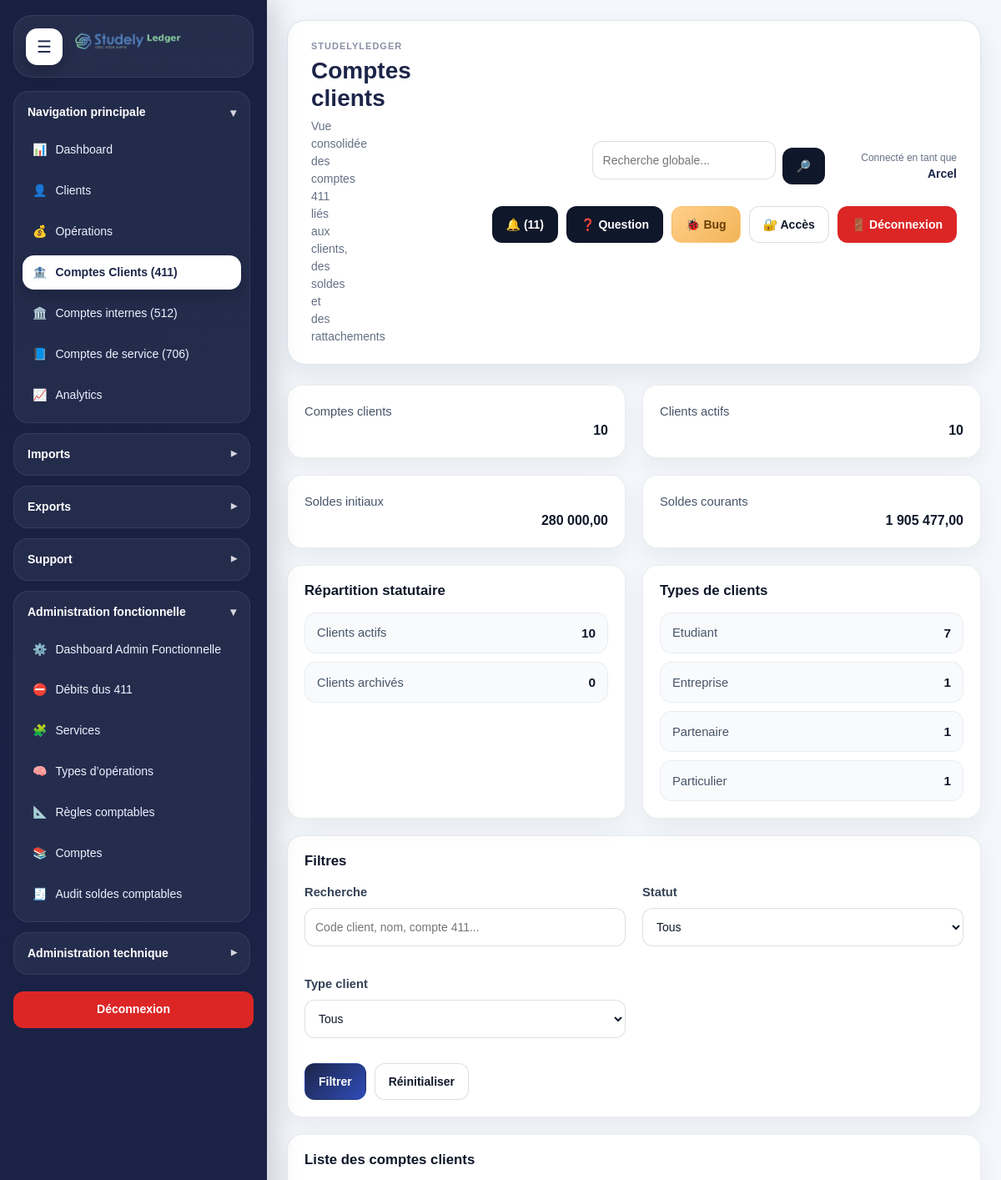
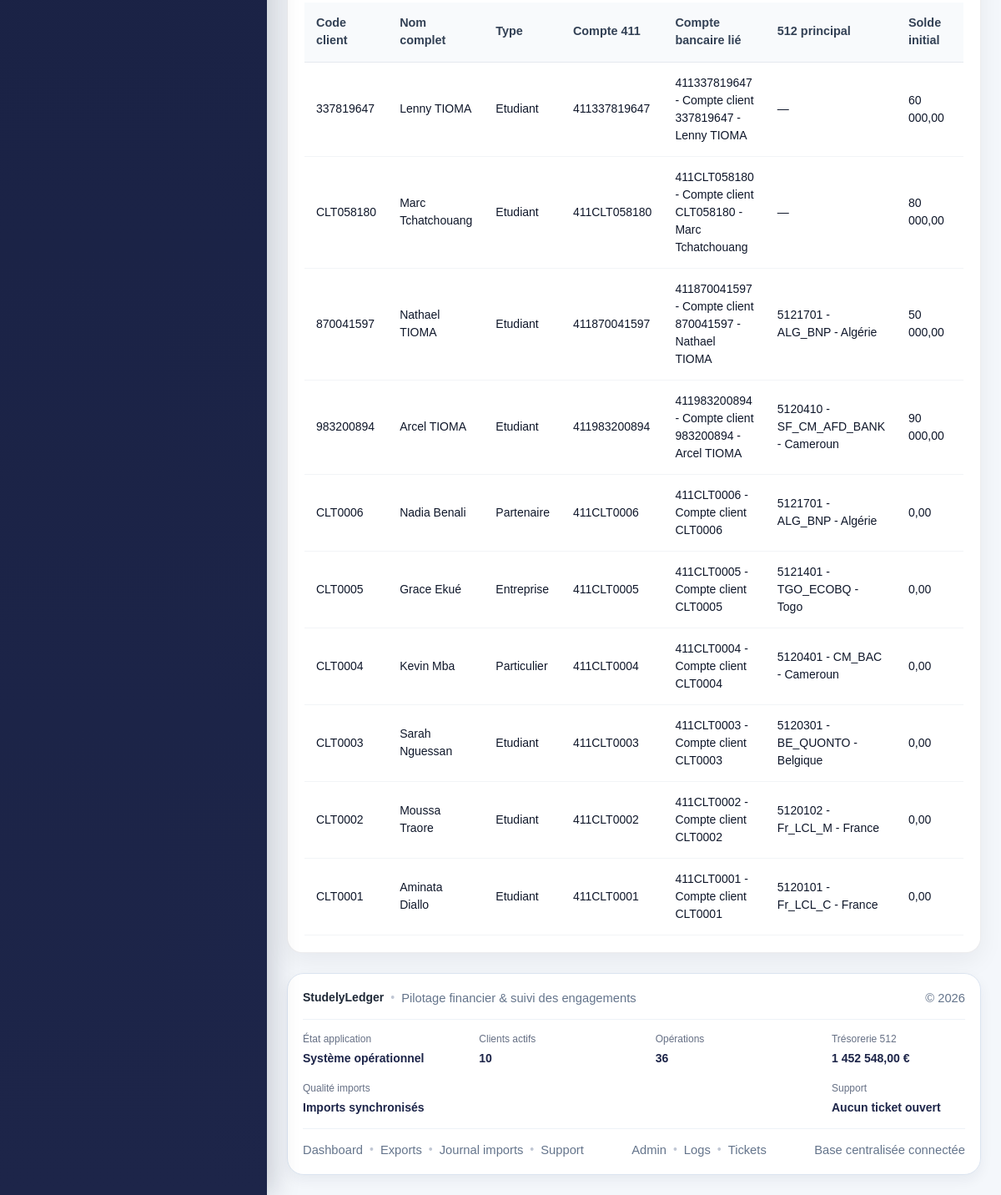
Page /modules/clients/client_accounts.php (signed in) on the committed database (2 pictures, top to bottom).
### tables this page shows
CREATE TABLE `clients` (
  `id` int(11) NOT NULL,
  `client_code` varchar(20) NOT NULL,
  `first_name` varchar(150) NOT NULL,
  `last_name` varchar(150) NOT NULL,
  `full_name` varchar(255) NOT NULL,
  `email` varchar(255) DEFAULT NULL,
  `phone` varchar(100) DEFAULT NULL,
  `postal_address` varchar(255) DEFAULT NULL,
  `passport_number` varchar(100) DEFAULT NULL,
  `passport_issue_country` varchar(150) DEFAULT NULL,
  `passport_issue_date` date DEFAULT NULL,
  `passport_expiry_date` date DEFAULT NULL,
  `country_origin` varchar(150) DEFAULT NULL,
  `country_destination` varchar(150) DEFAULT NULL,
  `country_commercial` varchar(150) DEFAULT NULL,
  `client_type` varchar(150) DEFAULT NULL,
  `client_status` varchar(150) DEFAULT NULL,
  `status_id` int(11) DEFAULT NULL,
  `category_id` int(11) DEFAULT NULL,
  `currency` varchar(10) NOT NULL DEFAULT 'EUR',
  `generated_client_account` varchar(50) NOT NULL,
  `initial_treasury_account_id` int(11) DEFAULT NULL,
  `monthly_amount` decimal(15,2) NOT NULL DEFAULT 0.00,
  `monthly_treasury_account_id` int(11) DEFAULT NULL,
  `monthly_day` tinyint(2) NOT NULL DEFAULT 26,
  `monthly_enabled` tinyint(1) NOT NULL DEFAULT 0,
  `monthly_last_generated_at` datetime DEFAULT NULL,
  `is_active` tinyint(1) NOT NULL DEFAULT 1,
  `created_at` datetime NOT NULL DEFAULT current_timestamp(),
  `updated_at` datetime DEFAULT NULL
);

CREATE TABLE `treasury_accounts` (
  `id` int(11) NOT NULL,
  `account_code` varchar(50) NOT NULL,
  `account_label` varchar(255) NOT NULL,
  `bank_name` varchar(255) DEFAULT NULL,
  `subsidiary_name` varchar(255) DEFAULT NULL,
  `zone_code` varchar(100) DEFAULT NULL,
  `country_label` varchar(150) DEFAULT NULL,
  `country_type` varchar(150) DEFAULT NULL,
  `payment_place` varchar(150) DEFAULT NULL,
  `currency_code` varchar(10) NOT NULL DEFAULT 'EUR',
  `opening_balance` decimal(15,2) NOT NULL DEFAULT 0.00,
  `current_balance` decimal(15,2) NOT NULL DEFAULT 0.00,
  `is_active` tinyint(1) NOT NULL DEFAULT 1,
  `created_at` datetime NOT NULL DEFAULT current_timestamp(),
  `updated_at` datetime DEFAULT NULL
);

### includes/admin_functions.php (called while the page is built, shortened)
<?php
if (!function_exists('e')) {
    function e(?string $value): string
    {
        return htmlspecialchars((string)($value ?? ''), ENT_QUOTES, 'UTF-8');
    }
}
        ?>

### modules/clients/client_accounts.php (the view, shortened to what this page needs)
<?php
$pdo = getPDO();
require_once __DIR__ . '/../../includes/admin_functions.php';
$search = trim((string)($_GET['search'] ?? ''));
$stats = [
    'total_accounts' => 0,
    'active_clients' => 0,
    'inactive_clients' => 0,
    'total_initial_balance' => 0,
    'total_current_balance' => 0,
];
$typeStats = [];
$baseSql = "
    FROM clients c
    LEFT JOIN (
        SELECT
            cba.client_id,
            ba.id AS bank_account_id,
            ba.account_number,
            ba.account_name,
            COALESCE(ba.initial_balance, 0) AS initial_balance,
            COALESCE(ba.balance, 0) AS balance,
            COALESCE(ba.is_active, 1) AS bank_is_active
        FROM client_bank_accounts cba
        INNER JOIN bank_accounts ba ON ba.id = cba.bank_account_id
        INNER JOIN (
            SELECT client_id, MIN(id) AS first_link_id
            FROM client_bank_accounts
            GROUP BY client_id
        ) x ON x.client_id = cba.client_id AND x.first_link_id = cba.id
    ) ba ON ba.client_id = c.id
    LEFT JOIN treasury_accounts ta ON ta.id = c.initial_treasury_account_id
";
$where = [];
$params = [];
$whereSql = $where ? (' WHERE ' . implode(' AND ', $where)) : '';
$statsSql = "
    SELECT
        COUNT(*) AS total_accounts,
        COALESCE(SUM(CASE WHEN COALESCE(c.is_active,1)=1 THEN 1 ELSE 0 END), 0) AS active_clients,
        COALESCE(SUM(CASE WHEN COALESCE(c.is_active,1)=0 THEN 1 ELSE 0 END), 0) AS inactive_clients,
        COALESCE(SUM(COALESCE(ba.initial_balance,0)), 0) AS total_initial_balance,
        COALESCE(SUM(COALESCE(ba.balance,0)), 0) AS total_current_balance
    {$baseSql}
";
$stmtStats = $pdo->prepare($statsSql);
$stmtStats->execute();
$statsRow = $stmtStats->fetch(PDO::FETCH_ASSOC);
if ($statsRow) {
    $stats = $statsRow;
}
if (tableExists($pdo, 'clients') && columnExists($pdo, 'clients', 'client_type')) {
    $stmtTypeStats = $pdo->query("
        SELECT
            COALESCE(client_type, 'Non renseigné') AS client_type,
            COUNT(*) AS total_count
        FROM clients
        GROUP BY client_type
        ORDER BY total_count DESC, client_type ASC
    ");
    $typeStats = $stmtTypeStats->fetchAll(PDO::FETCH_ASSOC) ?: [];
}
$listSql = "
    SELECT
        c.id AS client_id,
        c.client_code,
        c.full_name,
        c.first_name,
        c.last_name,
        c.client_type,
        c.generated_client_account,
        c.currency,
        c.is_active,
        c.monthly_amount,
        c.monthly_enabled,
        ba.bank_account_id,
        ba.account_number,
        ba.account_name,
        ba.initial_balance,
        ba.balance,
        ta.account_code AS treasury_account_code,
        ta.account_label AS treasury_account_label
    {$baseSql}
    {$whereSql}
    ORDER BY c.id DESC
";
$stmt = $pdo->prepare($listSql);
$stmt->execute($params);
$rows = $stmt->fetchAll(PDO::FETCH_ASSOC) ?: [];
require_once __DIR__ . '/../../includes/document_start.php';
?>
<div class="layout">
    <?php require_once __DIR__ . '/../../includes/sidebar.php'; ?>
    <div class="main">
        <?php require_once __DIR__ . '/../../includes/header.php'; ?>
        <div class="dashboard-grid-4" style="margin-bottom:20px;">
            <div class="card">
                <div class="metric-label">Comptes clients</div>
                <div class="metric-value"><?= (int)($stats['total_accounts'] ?? 0) ?></div>
            </div>
            <div class="card">
                <div class="metric-label">Clients actifs</div>
                <div class="metric-value"><?= (int)($stats['active_clients'] ?? 0) ?></div>
            </div>
            <div class="card">
                <div class="metric-label">Soldes initiaux</div>
                <div class="metric-value"><?= e(number_format((float)($stats['total_initial_balance'] ?? 0), 2, ',', ' ')) ?></div>
            </div>
            <div class="card">
                <div class="metric-label">Soldes courants</div>
                <div class="metric-value"><?= e(number_format((float)($stats['total_current_balance'] ?? 0), 2, ',', ' ')) ?></div>
            </div>
        </div>
        <div class="dashboard-grid-2" style="margin-bottom:20px;">
            <div class="card">
                <h3>Répartition statutaire</h3>
                <div class="sl-data-list">
                    <div class="sl-data-list__row">
                        <span>Clients actifs</span>
                        <strong><?= (int)($stats['active_clients'] ?? 0) ?></strong>
                    </div>
                    <div class="sl-data-list__row">
                        <span>Clients archivés</span>
                        <strong><?= (int)($stats['inactive_clients'] ?? 0) ?></strong>
                    </div>
                </div>
            </div>
            <div class="card">
                <h3>Types de clients</h3>
                <?php if ($typeStats): ?>
                    <div class="sl-data-list">
                        <?php foreach ($typeStats as $item): ?>
                            <div class="sl-data-list__row">
                                <span><?= e((string)($item['client_type'] ?? 'Non renseigné')) ?></span>
                                <strong><?= (int)($item['total_count'] ?? 0) ?></strong>
                            </div>
                        <?php endforeach; ?>
                    </div>
                <?php else: ?>
                    <div class="dashboard-note">Aucune donnée disponible.</div>
                <?php endif; ?>
            </div>
        </div>
        <div class="card" style="margin-bottom:20px;">
            <h3>Filtres</h3>
            <form method="GET">
                <div class="dashboard-grid-4">
                    <div>
                        <label>Recherche</label>
                        <input type="text" name="search" value="<?= e($search) ?>" placeholder="Code client, nom, compte 411...">
                    </div>
                    <div>
                        <label>Statut</label>
                        <select name="status">
                            <option value="">Tous</option>
                        </select>
                    </div>
                    <div>
                        <label>Type client</label>
                        <select name="type">
                            <option value="">Tous</option>
                        </select>
                    </div>
                </div>
                <div class="btn-group" style="margin-top:16px;">
                    <button type="submit" class="btn btn-primary">Filtrer</button>
                    <a href="<?= e(APP_URL) ?>modules/clients/client_accounts.php" class="btn btn-outline">Réinitialiser</a>
                </div>
            </form>
        </div>
        <div class="card">
            <h3>Liste des comptes clients</h3>
            <div class="table-responsive">
                <table class="modern-table sl-compact-table">
                    <thead>
                        <tr>
                            <th>Code client</th>
                            <th>Nom complet</th>
                            <th>Type</th>
                            <th>Compte 411</th>
                            <th>Compte bancaire lié</th>
                            <th>512 principal</th>
                            <th>Solde initial</th>
                            <th>Solde courant</th>
                        </tr>
                    </thead>
                    <tbody>
                        <?php foreach ($rows as $row): ?>
                            <?php
                            $treasuryDisplay = trim((string)(
                                (($row['treasury_account_code'] ?? '') !== '' ? ($row['treasury_account_code'] . ' - ') : '') .
                                ($row['treasury_account_label'] ?? '')
                            ));
                            $bankDisplay = trim((string)(
                                (($row['account_number'] ?? '') !== '' ? ($row['account_number'] . ' - ') : '') .
                                ($row['account_name'] ?? '')
                            ));
                            ?>
                            <tr>
                                <td><?= e((string)($row['client_code'] ?? '')) ?></td>
                                <td><?= e((string)($row['full_name'] ?? '')) ?></td>
                                <td><?= e((string)($row['client_type'] ?? '—')) ?></td>
                                <td><?= e((string)($row['generated_client_account'] ?? '')) ?></td>
                                <td><?= e($bankDisplay !== '' ? $bankDisplay : '—') ?></td>
                                <td><?= e($treasuryDisplay !== '' ? $treasuryDisplay : '—') ?></td>
                                <td><?= e(number_format((float)($row['initial_balance'] ?? 0), 2, ',', ' ')) ?></td>
                                <td><?= e(number_format((float)($row['balance'] ?? 0), 2, ',', ' ')) ?></td>
                            </tr>
                        <?php endforeach; ?>
                    </tbody>
                </table>
            </div>
        </div>
        <?php require_once __DIR__ . '/../../includes/footer.php'; ?>
    </div>
</div>
<?php require_once __DIR__ . '/../../includes/document_end.php'; ?>

### assets/css/style.css (style rules this page uses)
:root { --bg:#f4f7fb; --surface:#ffffff; --surface-soft:#f8fbff; --border:#dbe4f0; --border-strong:#c8d5e6; --text:#1f2937; --muted:#667085; --heading:#1d2549; --primary:#1d2549; --primary-2:#2f4db8; --primary-soft:#eef2ff; --success:#117a4f; --success-soft:#e8f8f0; --danger:#b42318; --danger-soft:#fff1f2; --warning:#b54708; --warning-soft:#fff7ed; --info:#175cd3; --info-soft:#eff6ff; --shadow-sm:0 6px 16px rgba(18, 38, 63, 0.06); --shadow-md:0 12px 30px rgba(18, 38, 63, 0.08); --shadow-lg:0 18px 45px rgba(18, 38, 63, 0.12); --radius-sm:12px; --radius-md:18px; --radius-lg:24px; --sidebar-width:320px; --sidebar-width-collapsed:96px; }
*, *::before, *::after { box-sizing:border-box; }
html, body { margin:0; padding:0; min-height:100%; }
body { font-family:Arial, Helvetica, sans-serif; font-size:14px; line-height:1.5; color:var(--text); background:var(--bg); }
.layout { display:flex; min-height:100vh; width:100%; }
.main { flex:1 1 auto; min-width:0; padding:24px; }
h1,h2,h3,h4,h5,h6 { margin:0 0 12px 0; color:var(--heading); line-height:1.2; }
h3 { font-size:20px; }
.card, .form-card, .table-card, .dashboard-panel { background:var(--surface); border:1px solid var(--border); border-radius:var(--radius-md); box-shadow:var(--shadow-sm); padding:20px; }
.dashboard-grid-2 { display:grid; grid-template-columns:repeat(2, minmax(0, 1fr)); gap:20px; }
.btn-group { display:flex; gap:10px; flex-wrap:wrap; align-items:center; }
.btn { display:inline-flex; align-items:center; justify-content:center; gap:8px; min-height:42px; padding:10px 16px; border-radius:14px; border:1px solid transparent; font-weight:700; font-size:14px; cursor:pointer; transition:transform .16s ease, box-shadow .16s ease, opacity .16s ease, background .16s ease, border-color .16s ease; text-decoration:none; white-space:nowrap; }
.btn-primary { color:#fff; background:linear-gradient(135deg, var(--primary) 0%, var(--primary-2) 100%); }
.btn-outline { color:var(--heading); background:#fff; border-color:var(--border-strong); }
form { margin:0; }
label { display:block; margin:0 0 6px 0; font-weight:600; color:var(--heading); }
input[type="text"], input[type="email"], input[type="password"], input[type="number"], input[type="date"], input[type="file"], select, textarea { width:100%; border:1px solid var(--border); border-radius:14px; padding:12px 14px; font-size:14px; background:#fff; color:var(--text); outline:none; transition:border-color .16s ease, box-shadow .16s ease, background .16s ease; margin-bottom:14px; }
table { width:100%; border-collapse:collapse; background:#fff; }
thead th { text-align:left; font-size:13px; color:var(--heading); background:#f3f7fc; border-bottom:1px solid var(--border); padding:12px 10px; }
tbody td { border-bottom:1px solid #edf2f7; padding:12px 10px; vertical-align:top; }
.metric-label { color:var(--muted); font-weight:600; }
.metric-value { color:var(--heading); font-weight:700; text-align:right; }
.main { overflow-x: hidden; }
.layout, .main, .sl-grid, .sl-card, .sl-chart-box { scroll-behavior: auto !important; }
html { scroll-behavior: auto; }
.sl-data-list { display: grid; gap: 10px; }
.sl-data-list__row { display: flex; justify-content: space-between; gap: 12px; min-height: 48px; align-items: center; padding: 12px 14px; border-radius: 12px; background: rgba(248, 250, 252, 0.85); border: 1px solid rgba(148, 163, 184, 0.14); }
.sl-data-list__row span { color: #475569; font-size: 0.92rem; }
.sl-data-list__row strong { color: #0f172a; font-size: 0.96rem; font-weight: 800; text-align: right; }

### modules/clients/client_accounts.php (style rules this page uses)
.sl-compact-table th, .sl-compact-table td { padding-top: 8px; padding-bottom: 8px; vertical-align: middle; }

### rows in the picture
clients: client_code "337819647", full_name "Lenny TIOMA", client_type "Etudiant", generated_client_account "411337819647", bankDisplay "411337819647 - Compte client 337819647 - Lenny TIOMA", treasuryDisplay "—", initial_balance "60 000,00"
clients: client_code "CLT058180", full_name "Marc Tchatchouang", client_type "Etudiant", generated_client_account "411CLT058180", bankDisplay "411CLT058180 - Compte client CLT058180 - Marc Tchatchouang", treasuryDisplay "—", initial_balance "80 000,00"
clients: client_code "870041597", full_name "Nathael TIOMA", client_type "Etudiant", generated_client_account "411870041597", bankDisplay "411870041597 - Compte client 870041597 - Nathael TIOMA", initial_treasury_account.account_label "5121701 - ALG_BNP - Algérie", initial_balance "50 000,00"
clients: client_code "983200894", full_name "Arcel TIOMA", client_type "Etudiant", generated_client_account "411983200894", bankDisplay "411983200894 - Compte client 983200894 - Arcel TIOMA", initial_treasury_account.account_label "5120410 - SF_CM_AFD_BANK - Cameroun", initial_balance "90 000,00"
clients: client_code "CLT0006", full_name "Nadia Benali", client_type "Partenaire", generated_client_account "411CLT0006", bankDisplay "411CLT0006 - Compte client CLT0006", initial_treasury_account.account_label "5121701 - ALG_BNP - Algérie", initial_balance "0,00"
clients: client_code "CLT0005", full_name "Grace Ekué", client_type "Entreprise", generated_client_account "411CLT0005", bankDisplay "411CLT0005 - Compte client CLT0005", initial_treasury_account.account_label "5121401 - TGO_ECOBQ - Togo", initial_balance "0,00"
clients: client_code "CLT0004", full_name "Kevin Mba", client_type "Particulier", generated_client_account "411CLT0004", bankDisplay "411CLT0004 - Compte client CLT0004", initial_treasury_account.account_label "5120401 - CM_BAC - Cameroun", initial_balance "0,00"
clients: client_code "CLT0003", full_name "Sarah Nguessan", client_type "Etudiant", generated_client_account "411CLT0003", bankDisplay "411CLT0003 - Compte client CLT0003", initial_treasury_account.account_label "5120301 - BE_QUONTO - Belgique", initial_balance "0,00"
clients: client_code "CLT0002", full_name "Moussa Traore", client_type "Etudiant", generated_client_account "411CLT0002", bankDisplay "411CLT0002 - Compte client CLT0002", initial_treasury_account.account_label "5120102 - Fr_LCL_M - France", initial_balance "0,00"
clients: client_code "CLT0001", full_name "Aminata Diallo", client_type "Etudiant", generated_client_account "411CLT0001", bankDisplay "411CLT0001 - Compte client CLT0001", initial_treasury_account.account_label "5120101 - Fr_LCL_C - France", initial_balance "0,00"

### other values in the picture
APP_NAME "STUDELYLEDGER"
$title "Comptes clients"
$subtitle "Vue consolidée des comptes 411 liés aux clients, des soldes et des rattachements"
$currentUser "Arcel"
$notificationCount "11"
$stats['total_accounts'] "10"
$stats['active_clients'] "10"
$stats['total_initial_balance'] "280 000,00"
$stats['total_current_balance'] "1 905 477,00"
$stats['inactive_clients'] "0"
$item['client_type'] "Etudiant"
$item['total_count'] "7"
$item['client_type'] "Entreprise"
$item['total_count'] "1"
$item['client_type'] "Partenaire"
